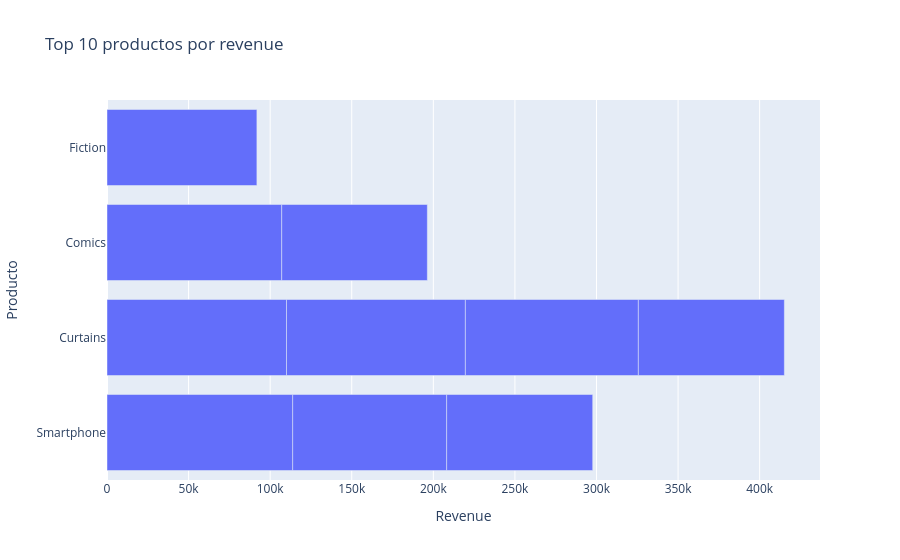

Source (notebook cell):
### Code cell
top_products = product_perf.sort_values("revenue", ascending=False).head(10)

fig = px.bar(
    top_products,
    x="revenue",
    y="product_name",
    orientation="h",
    title="Top 10 productos por revenue"
)
fig.update_layout(xaxis_title="Revenue", yaxis_title="Producto")
fig.show()

### Figure 1 — Plotly figure (JSON) as saved in the notebook; plotly's stock layout.template omitted (floating-point values rounded to 4 significant figures)
{"data": [{"hovertemplate": "revenue=%{x}<br>product_name=%{y}<extra></extra>", "legendgroup": "", "marker": {"color": "#636efa", "pattern": {"shape": ""}}, "name": "", "orientation": "h", "showlegend": false, "textposition": "auto", "type": "bar", "x": [113800.0, 110000.0, 109600.0, 107100.0, 106000.0, 94360.0, 91870.0, 89510.0, 89470.0, 89240.0], "xaxis": "x", "y": ["Smartphone", "Curtains", "Curtains", "Comics", "Curtains", "Smartphone", "Fiction", "Smartphone", "Curtains", "Comics"], "yaxis": "y"}], "layout": {"barmode": "relative", "legend": {"tracegroupgap": 0}, "title": {"text": "Top 10 productos por revenue"}, "xaxis": {"anchor": "y", "domain": [0, 1], "title": {"text": "Revenue"}}, "yaxis": {"anchor": "x", "domain": [0, 1], "title": {"text": "Producto"}}}}
